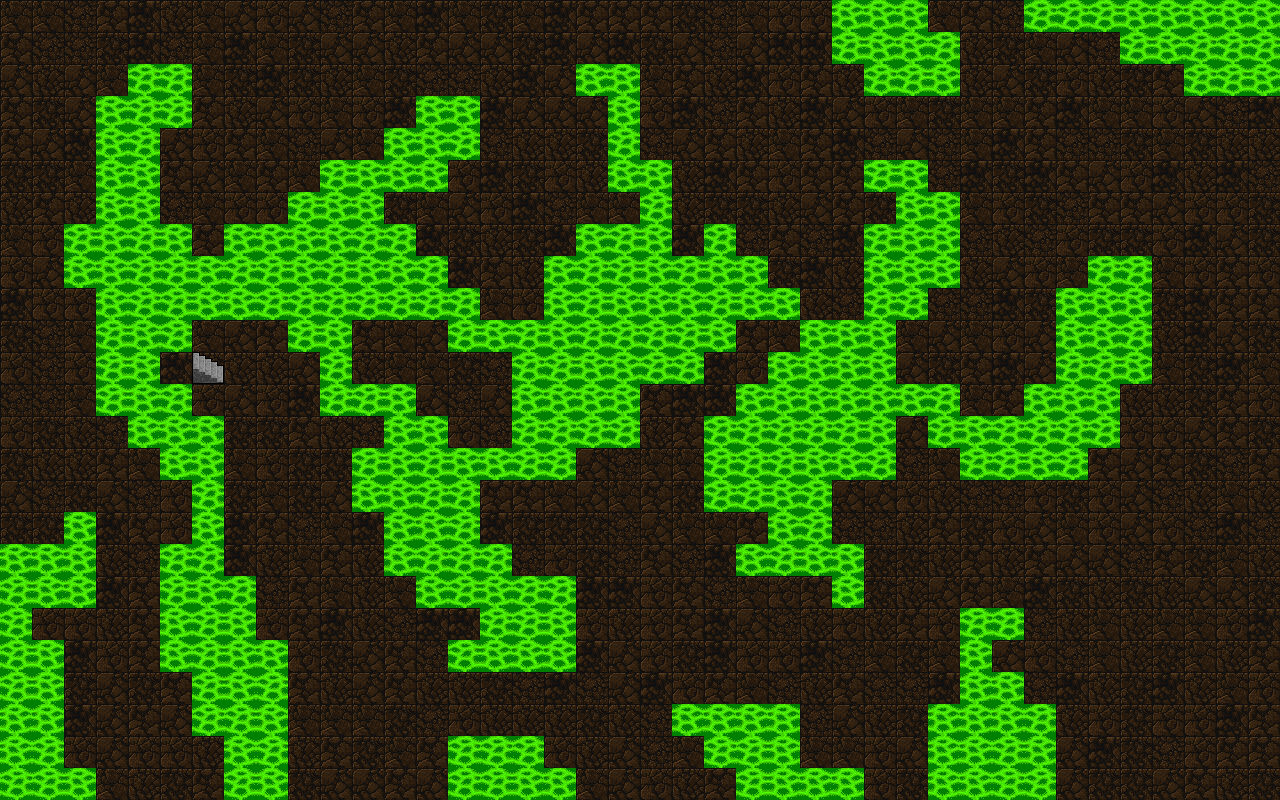

Rendered tile map (Tiled .tmx) drawn with the repository's tilesets; below, a short description and the map source with its tile grids summarised:
An orthogonal 40x25 tile map with 32x32 px tiles, 1 tile layer (Tile Layer 1), 2 tilesets.

<map version="1.0" orientation="orthogonal" renderorder="right-down" width="40" height="25" tilewidth="32" tileheight="32" nextobjectid="1">
 <tileset firstgid="1" name="DungeonCrawl_ProjectUtumnoTileset" tilewidth="32" tileheight="32">
  <image source="DungeonCrawl_ProjectUtumnoTileset.png" width="2048" height="1536" />
  <tile id="1239">
   <properties>
    <property name="blocked" value="true" />
   </properties>
  </tile>
  <tile id="1240">
   <properties>
    <property name="blocked" value="true" />
   </properties>
  </tile>
  <tile id="1241">
   <properties>
    <property name="blocked" value="true" />
   </properties>
  </tile>
  <tile id="1242">
   <properties>
    <property name="blocked" value="true" />
   </properties>
  </tile>
 </tileset>
 <tileset firstgid="3073" name="dirt+stair" tilewidth="32" tileheight="32">
  <image source="dirt+stair.png" width="32" height="32" />
  <tile id="0">
   <properties>
    <property name="transition" value="map2" />
   </properties>
  </tile>
 </tileset>
 <layer name="Tile Layer 1" width="40" height="25">
  <data>[1000 cells, 1000 non-empty, 11 distinct tile ids]</data>
 </layer>
</map>
